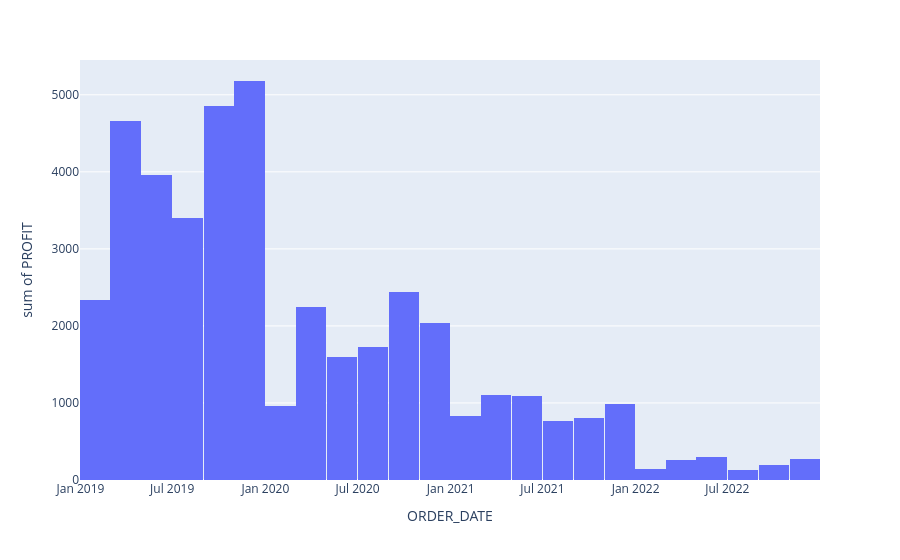

This figure's notebook cell:
### Code cell
px.histogram(
    df,
    x='ORDER_DATE',
    y='PROFIT',
)

### Figure 1 — Plotly figure (JSON) as saved in the notebook; plotly's stock layout.template omitted (floating-point values rounded to 4 significant figures; data arrays with more than 128 entries replaced by an {"elided": "..."} marker saying what was removed)
{"data": [{"alignmentgroup": "True", "bingroup": "x", "histfunc": "sum", "hovertemplate": "ORDER_DATE=%{x}<br>sum of PROFIT=%{y}<extra></extra>", "legendgroup": "", "marker": {"color": "#636efa", "pattern": {"shape": ""}}, "name": "", "offsetgroup": "", "orientation": "v", "showlegend": false, "type": "histogram", "x": {"elided": "770 str values"}, "xaxis": "x", "y": {"elided": "770 float values"}, "yaxis": "y"}], "layout": {"barmode": "relative", "legend": {"tracegroupgap": 0}, "margin": {"t": 60}, "xaxis": {"anchor": "y", "domain": [0, 1], "title": {"text": "ORDER_DATE"}}, "yaxis": {"anchor": "x", "domain": [0, 1], "title": {"text": "sum of PROFIT"}}}}
